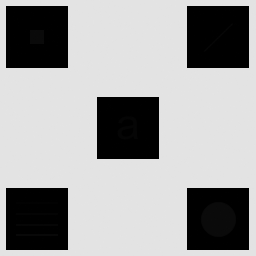
#> input picture Consignas/Imagen_con_detalles_escondidos.tif, 256 x 256 px; its folder holds only this picture in this run
$ python problema_1.py
#> lines starting #> are read from the running program, lines starting #| are printed output that depends on the picture
"""Problema 1: ecualización local del histograma.

Ejecutar desde la raíz del repositorio: python problema_1.py
Las figuras se guardan en resultados/.
"""

from pathlib import Path
import cv2
import numpy as np
import matplotlib.pyplot as plt

ENTRADAS = Path('Consignas')
SALIDAS = Path('resultados')


def leer_gris(ruta):
    imagen = cv2.imdecode(np.fromfile(ruta, dtype=np.uint8), cv2.IMREAD_GRAYSCALE)
#> imagen is the input picture: shape (256, 256); min 0, max 228, mean 160.7
    if imagen is None:
        raise ValueError(f'No se pudo leer {ruta}')
    return imagen


def ecualizacion_local(imagen, ventana):
    m, n = ventana
    if m < 1 or n < 1:
        raise ValueError('Las dimensiones de la ventana deben ser positivas.')
    arriba, izquierda = m // 2, n // 2
    extendida = cv2.copyMakeBorder(imagen, arriba, m - arriba - 1,
                                 izquierda, n - izquierda - 1, cv2.BORDER_REPLICATE)
    salida = np.zeros_like(imagen)
    for fila in range(imagen.shape[0]):
        for columna in range(imagen.shape[1]):
            vecindario = extendida[fila:fila + m, columna:columna + n]
            histograma = cv2.calcHist([vecindario], [0], None, [256], [0, 256]).flatten()
            acumulada = (histograma / (m * n)).cumsum()
            salida[fila, columna] = np.round(255 * acumulada[imagen[fila, columna]])
    return salida

def main():
    entradas = ENTRADAS
    salidas = SALIDAS
    salidas.mkdir(exist_ok=True)
    plt.rcParams['figure.dpi'] = 110
    plt.rcParams['font.size'] = 12

    imagen = leer_gris(entradas / 'Imagen_con_detalles_escondidos.tif')
    print('Forma:', imagen.shape, '| Tipo:', imagen.dtype)
#| Forma: (256, 256) | Tipo: uint8
    print('Mínimo:', imagen.min(), '| Máximo:', imagen.max())
#| Mínimo: 0 | Máximo: 228
    print('Niveles presentes:', np.unique(imagen))
#| Niveles presentes: [  0   1   2   3   4   5   6   7   8   9  10  11 226 227 228]

    histograma = cv2.calcHist([imagen], [0], None, [256], [0, 256]).flatten()
#> histograma = 256 values, max 43946 at index 227, min 0 at index 12, mean 256
    cdf_global = (histograma / imagen.size).cumsum()
#> cdf_global = 256 values from 0.257 to 1
    global_ecualizada = np.round(255 * cdf_global[imagen]).astype(np.uint8)
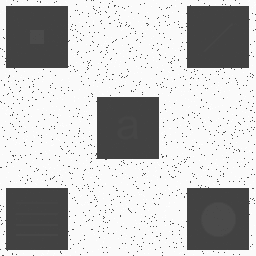
#> global_ecualizada: shape (256, 256); min 66, max 255, mean 193.3

    fig, ejes = plt.subplots(1, 3, figsize=(9, 3.5))
    ejes[0].imshow(imagen, cmap='gray', vmin=0, vmax=255)
    ejes[0].set_title('Original')
    ejes[0].axis('off')
    ejes[1].plot(histograma)
    ejes[1].set_title('Histograma global')
    ejes[1].set_xlabel('Intensidad')
    ejes[1].set_ylabel('Cantidad de píxeles')
    ejes[2].plot(cdf_global)
    ejes[2].set_title('Frecuencia acumulada')
    ejes[2].set_xlabel('Intensidad')
    ejes[2].set_ylim(0, 1.05)
    plt.tight_layout()
    fig.savefig(salidas / 'histograma_original.png', dpi=160)
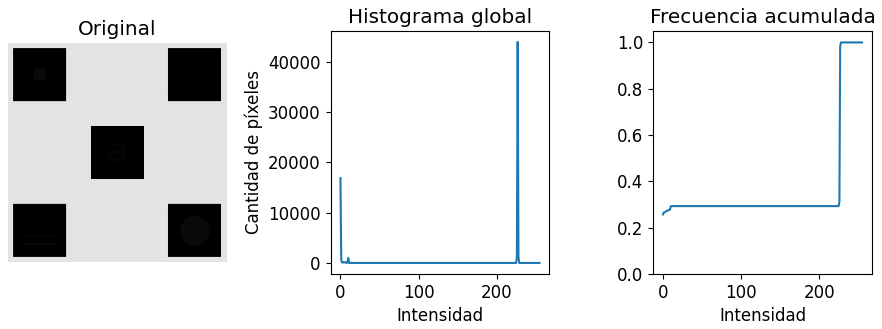
#> figure drawn by matplotlib, 3 panels; panel 2: curve peaks at x = 227, y = 43946; panel 3: curve peaks at x = 228, y = 1
    plt.close(fig)

    ventanas = [(3, 3), (15, 15), (31, 31), (71, 71), (151, 151), (15, 31)]
    locales = {}
    for ventana in ventanas:
        locales[ventana] = ecualizacion_local(imagen, ventana)
#> this loop made 6 passes
#> pass 2, in ecualizacion_local (call 2), `extendida = cv2.copyMakeBorder(imagen, arriba, m - arriba - 1, izquier..`:
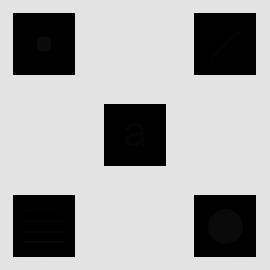
#> extendida: shape (270, 270); min 0, max 228, mean 167.4
#> pass 3, in ecualizacion_local (call 3), `extendida = cv2.copyMakeBorder(imagen, arriba, m - arriba - 1, izquier..`:
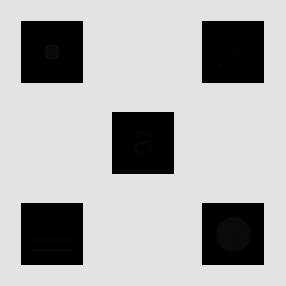
#> extendida: shape (286, 286); min 0, max 228, mean 173.8
#> after the loop, locales = 6 items

    imagenes_comparacion = [imagen, global_ecualizada] + [locales[v] for v in ventanas]
#> imagenes_comparacion = 8 items
    titulos = ['Original', 'Ecualización global'] + [f'Local {m} × {n}' for m, n in ventanas]
    fig, ejes = plt.subplots(2, 4, figsize=(10, 5.5))
    for eje, resultado, titulo in zip(ejes.flat, imagenes_comparacion, titulos):
        eje.imshow(resultado, cmap='gray', vmin=0, vmax=255)
        eje.set_title(titulo)
        eje.axis('off')
#> this loop made 8 passes
#> titulo on passes 1 to 8: 'Original', 'Ecualización global', 'Local 3 × 3', 'Local 15 × 15', 'Local 31 × 31', 'Local 71 × 71', 'Local 151 × 151', 'Local 15 × 31'
    plt.tight_layout()
    fig.savefig(salidas / 'comparacion_ecualizacion.png', dpi=160)
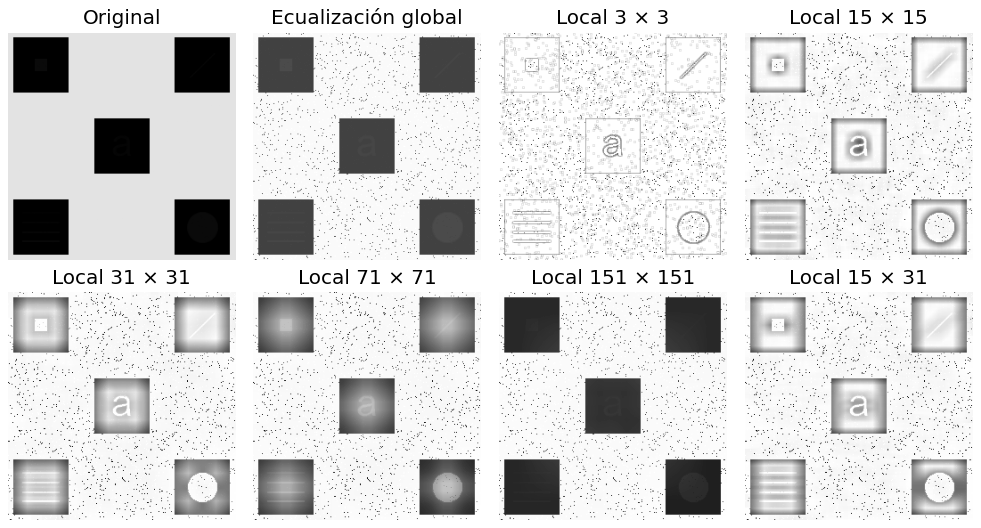
#> figure drawn by matplotlib, 8 panels
    plt.close(fig)

    guardada = cv2.imwrite(str(salidas / 'ecualizacion_local_15x15.png'), locales[(15, 15)])
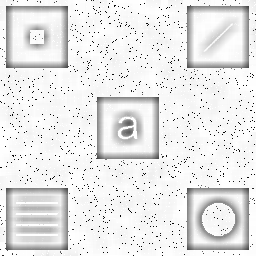
#> saved as ecualizacion_local_15x15.png: shape (256, 256); min 1, max 255, mean 232.7
    assert guardada

    ejemplo = np.array([[0, 0, 10], [10, 10, 20], [20, 30, 0]], dtype=np.uint8)
    copia = ejemplo.copy()
    prueba = ecualizacion_local(ejemplo, (3, 3))
    assert prueba[1, 1] == 170
    assert np.all(ejemplo == copia)
    assert ecualizacion_local(ejemplo, (2, 4)).shape == ejemplo.shape
    assert np.all(ecualizacion_local(np.ones((3, 3), dtype=np.uint8), (3, 3)) == 255)
    print('Comprobaciones de ecualización: OK')
    print('Detalles: cuadrado, diagonal, letra a, cuatro líneas horizontales y círculo.')
    print('Figuras guardadas en resultados/.')


if __name__ == '__main__':
    main()
